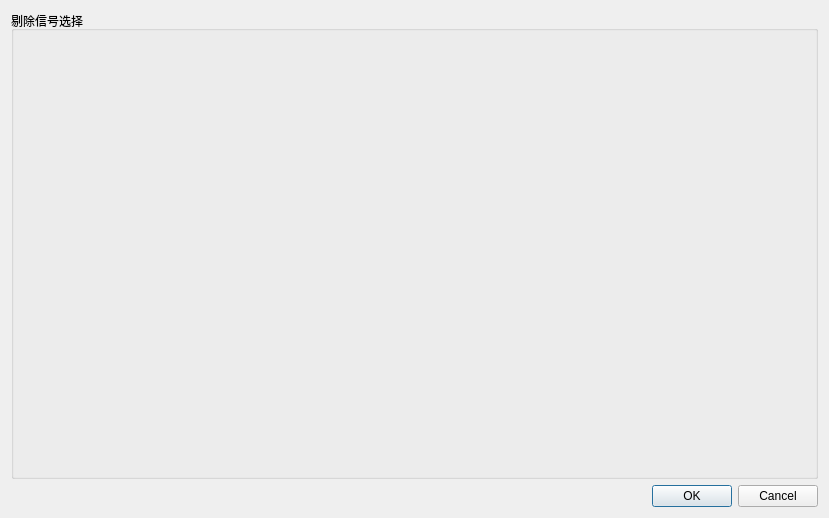
<?xml version="1.0" encoding="UTF-8"?>
<ui version="4.0">
 <class>EliminateDuplicateData</class>
 <widget class="QDialog" name="EliminateDuplicateData">
  <property name="geometry">
   <rect>
    <x>0</x>
    <y>0</y>
    <width>829</width>
    <height>518</height>
   </rect>
  </property>
  <property name="windowTitle">
   <string>剔除重复数据</string>
  </property>
  <layout class="QVBoxLayout" name="verticalLayout_2">
   <item>
    <layout class="QVBoxLayout" name="verticalLayout"/>
   </item>
   <item>
    <widget class="QGroupBox" name="groupBox">
     <property name="title">
      <string>剔除信号选择</string>
     </property>
     <layout class="QGridLayout" name="gridLayout"/>
    </widget>
   </item>
   <item>
    <widget class="QDialogButtonBox" name="buttonBox">
     <property name="orientation">
      <enum>Qt::Horizontal</enum>
     </property>
     <property name="standardButtons">
      <set>QDialogButtonBox::Cancel|QDialogButtonBox::Ok</set>
     </property>
    </widget>
   </item>
  </layout>
 </widget>
 <resources/>
 <connections>
  <connection>
   <sender>buttonBox</sender>
   <signal>accepted()</signal>
   <receiver>EliminateDuplicateData</receiver>
   <slot>accept()</slot>
   <hints>
    <hint type="sourcelabel">
     <x>248</x>
     <y>254</y>
    </hint>
    <hint type="destinationlabel">
     <x>157</x>
     <y>274</y>
    </hint>
   </hints>
  </connection>
  <connection>
   <sender>buttonBox</sender>
   <signal>rejected()</signal>
   <receiver>EliminateDuplicateData</receiver>
   <slot>reject()</slot>
   <hints>
    <hint type="sourcelabel">
     <x>316</x>
     <y>260</y>
    </hint>
    <hint type="destinationlabel">
     <x>286</x>
     <y>274</y>
    </hint>
   </hints>
  </connection>
 </connections>
</ui>
